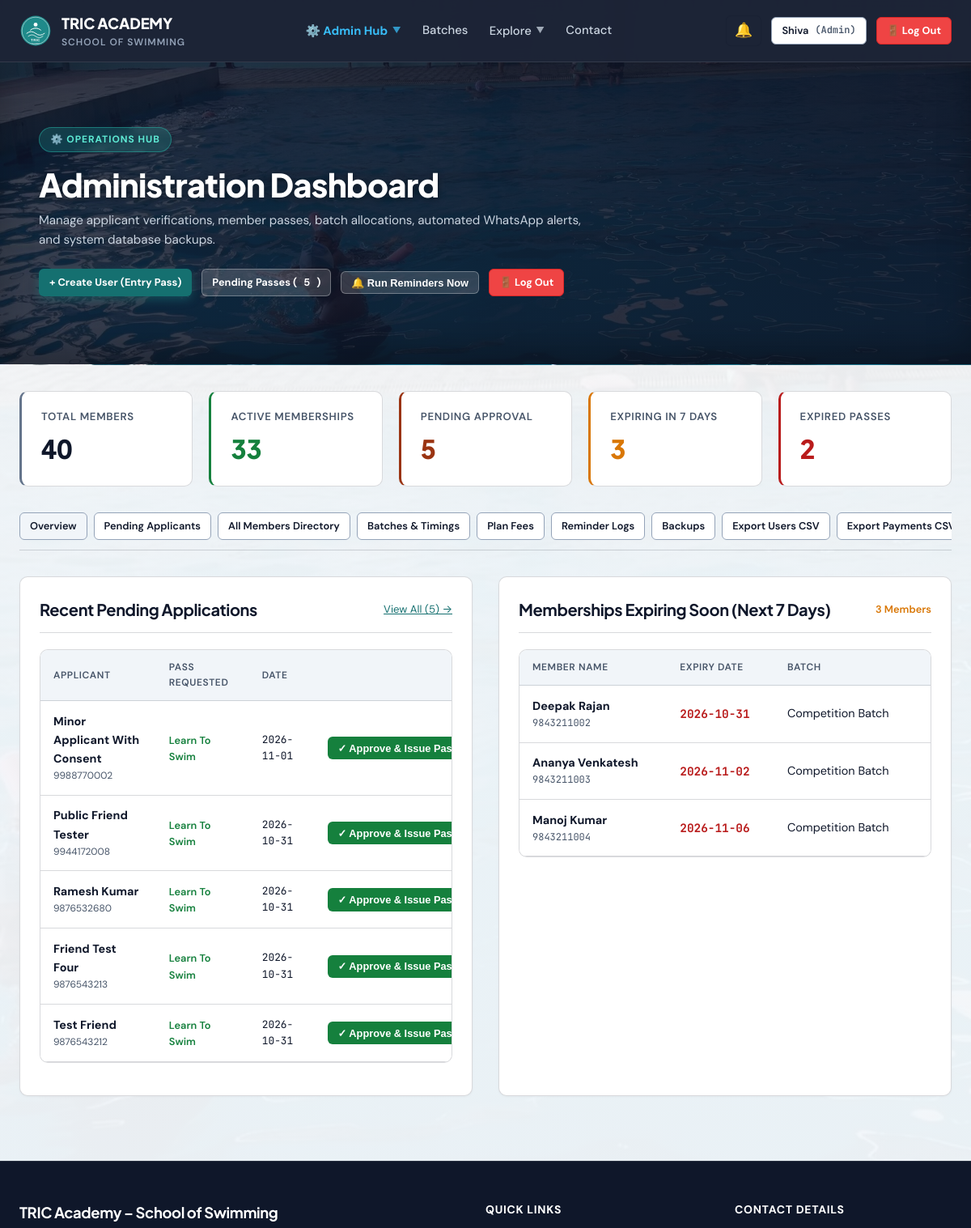
Page /admin (signed in, upper part) on the earlier database version.
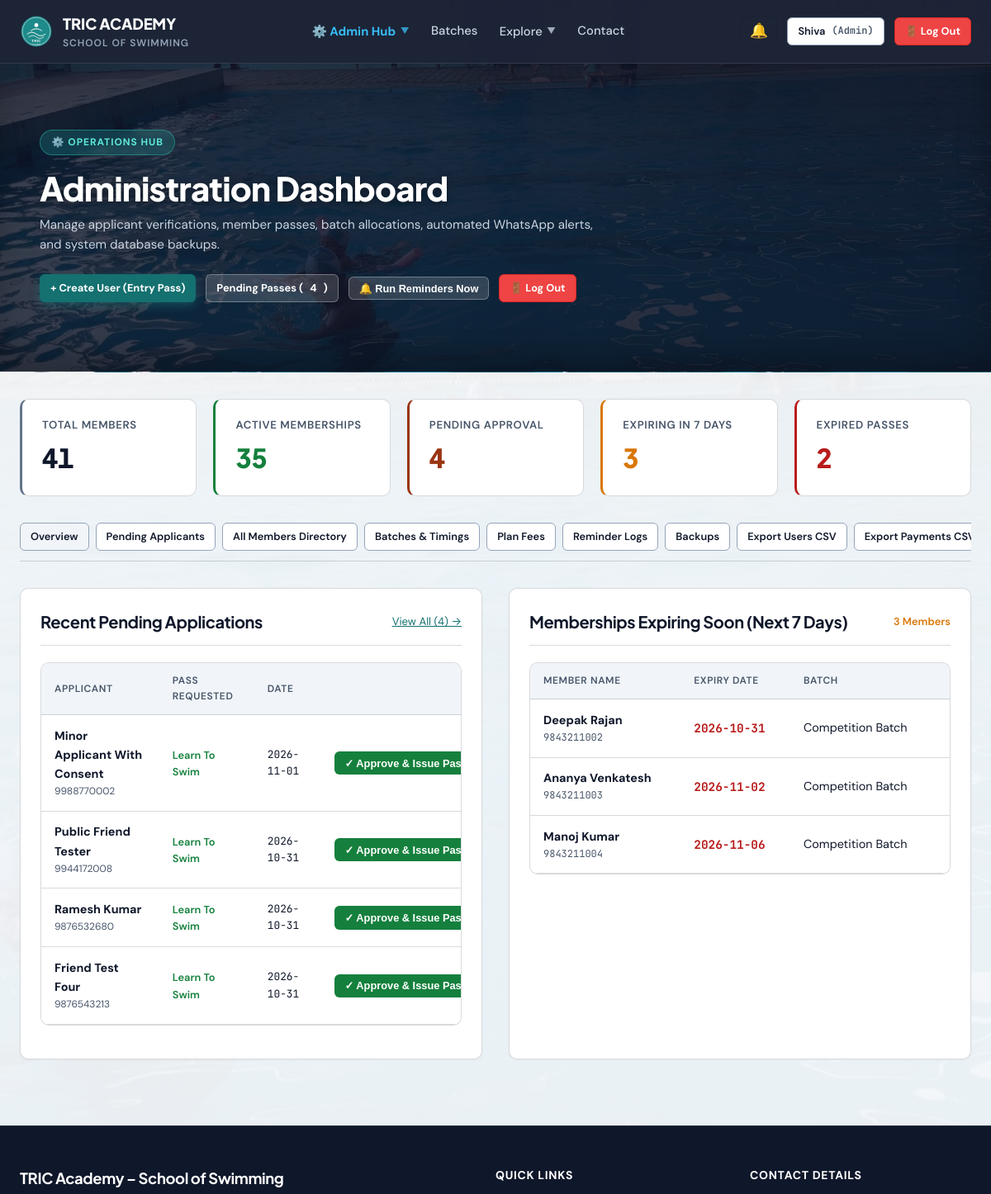
Same page on the later database version.
### tables this page shows
CREATE TABLE "users" (
    id INTEGER PRIMARY KEY AUTOINCREMENT,
    app_no TEXT UNIQUE NOT NULL,
    role TEXT CHECK(role IN ('member', 'coach', 'admin')) NOT NULL DEFAULT 'member',
    status TEXT CHECK(status IN ('pending', 'approved', 'deactivated')) NOT NULL DEFAULT 'pending',
    name TEXT NOT NULL,
    email TEXT NOT NULL,
    phone TEXT NOT NULL,
    password_hash TEXT NOT NULL,
    dob DATE,
    age INTEGER,
    address TEXT,
    pincode TEXT,
    guardian_name TEXT,
    guardian_occupation TEXT,
    experience TEXT,
    pass_type_requested TEXT CHECK(pass_type_requested IN ('learn_to_swim', 'competition')) DEFAULT 'learn_to_swim',
    sponsored INTEGER DEFAULT 0,
    sponsor_cert_filename TEXT,
    photo_filename TEXT,
    health_declared INTEGER DEFAULT 0,
    rules_agreed INTEGER DEFAULT 0,
    signature_name TEXT,
    place TEXT,
    application_date DATE DEFAULT (DATE('now')),
    email_verified INTEGER DEFAULT 0,
    email_token TEXT,
    phone_verified INTEGER DEFAULT 0,
    mock_otp TEXT,
    reset_token TEXT,
    reset_token_expiry DATETIME,
    created_at DATETIME DEFAULT CURRENT_TIMESTAMP,
    rules_confirmed_at DATETIME,
    parent_id INTEGER REFERENCES users(id)
, dpdp_consent INTEGER DEFAULT 0);

CREATE TABLE user_memberships (
    id INTEGER PRIMARY KEY AUTOINCREMENT,
    user_id INTEGER NOT NULL,
    plan_id INTEGER NOT NULL,
    batch_id INTEGER NOT NULL,
    start_date DATE NOT NULL,
    end_date DATE NOT NULL,
    is_active INTEGER DEFAULT 1,
    created_at DATETIME DEFAULT CURRENT_TIMESTAMP,
    FOREIGN KEY (user_id) REFERENCES users(id) ON DELETE CASCADE,
    FOREIGN KEY (plan_id) REFERENCES plans(id),
    FOREIGN KEY (batch_id) REFERENCES batches(id)
);

CREATE TABLE batches (
    id INTEGER PRIMARY KEY AUTOINCREMENT,
    name TEXT NOT NULL,
    timing_desc TEXT NOT NULL,
    coach_name TEXT,
    max_capacity INTEGER DEFAULT 25,
    is_competition INTEGER DEFAULT 0
);

### app.py (the view)
@app.route('/admin')
@role_required(['admin'])
def admin_dashboard():
    db = get_db()
    today = date.today()
    in_7_days = today + timedelta(days=7)
    total_users = db.execute("SELECT COUNT(*) AS c FROM users WHERE role = 'member'").fetchone()['c']
    active_users = db.execute(
        """
        SELECT COUNT(DISTINCT u.id) AS c
        FROM users u
        JOIN user_memberships m ON u.id = m.user_id AND m.is_active = 1
        WHERE u.status = 'approved' AND m.end_date >= ?
        """,
        (today,)
    ).fetchone()['c']
    pending_users = db.execute("SELECT COUNT(*) AS c FROM users WHERE status = 'pending'").fetchone()['c']
    expiring_7d = db.execute(
        """
        SELECT COUNT(DISTINCT u.id) AS c
        FROM users u
        JOIN user_memberships m ON u.id = m.user_id AND m.is_active = 1
        WHERE u.status = 'approved' AND m.end_date BETWEEN ? AND ?
        """,
        (today, in_7_days)
    ).fetchone()['c']
    expired_users = db.execute(
        """
        SELECT COUNT(DISTINCT u.id) AS c
        FROM users u
        JOIN user_memberships m ON u.id = m.user_id AND m.is_active = 1
        WHERE u.status = 'approved' AND m.end_date < ?
        """,
        (today,)
    ).fetchone()['c']
    recent_applicants = db.execute(
        "SELECT * FROM users WHERE status = 'pending' ORDER BY id DESC LIMIT 5"
    ).fetchall()
    expiring_list = db.execute(
        """
        SELECT u.id, u.name, u.phone, u.email, m.end_date, b.name AS batch_name, p.name AS plan_name
        FROM users u
        JOIN user_memberships m ON u.id = m.user_id AND m.is_active = 1
        JOIN batches b ON m.batch_id = b.id
        JOIN plans p ON m.plan_id = p.id
        WHERE u.status = 'approved' AND m.end_date BETWEEN ? AND ?
        ORDER BY m.end_date ASC
        LIMIT 10
        """,
        (today, in_7_days)
    ).fetchall()
    return render_template(
        'admin_dashboard.html',
        total_users=total_users,
        active_users=active_users,
        pending_users=pending_users,
        expiring_7d=expiring_7d,
        expired_users=expired_users,
        recent_applicants=recent_applicants,
        expiring_list=expiring_list
    )

### app.py (called while the page is built)
def get_db():
    if 'db' not in g:
        g.db = sqlite3.connect(DATABASE, timeout=30.0, detect_types=sqlite3.PARSE_DECLTYPES)
        g.db.row_factory = sqlite3.Row
        g.db.execute("PRAGMA busy_timeout = 30000")
        g.db.execute("PRAGMA journal_mode = WAL")
        g.db.execute("PRAGMA foreign_keys = ON")
    return g.db

def get_current_user():
    if session.get('logged_out'):
        return None
    uid = session.get('user_id')
    if not uid:
        return None
    db = get_db()
    user = db.execute(
        """
        SELECT u.*,
               m.id AS membership_id, m.plan_id, m.batch_id, m.start_date, m.end_date, m.is_active AS membership_active,
               b.name AS batch_name, b.is_competition,
               p.name AS plan_name, p.fee_amount
        FROM users u
        LEFT JOIN user_memberships m ON u.id = m.user_id AND m.is_active = 1
        LEFT JOIN batches b ON m.batch_id = b.id
        LEFT JOIN plans p ON m.plan_id = p.id
        WHERE u.id = ?
        """,
        (uid,)
    ).fetchone()
    return user

### templates/admin_dashboard.html (shortened to what the changed rows need)
{% extends "base.html" %}
{% block content %}
<div class="page-hero-banner">
  <div class="container" style="max-width: 1200px;">
    <div style="display: flex; justify-content: space-between; align-items: center; flex-wrap: wrap; gap: 1.5rem;">
      <div>
        <h1 style="color: #FFFFFF; margin: 0.25rem 0 0.5rem 0; font-size: clamp(1.8rem, 3.5vw, 2.5rem);">Administration Dashboard</h1>
      </div>
      <div style="display: flex; gap: 0.75rem; flex-wrap: wrap; align-items: center;">
        <a href="{{ url_for('admin_applicants') }}" class="btn btn-secondary btn-sm" style="background: rgba(255,255,255,0.15); border-color: rgba(255,255,255,0.3); color: #FFFFFF; font-weight: 700;">
          Pending Passes (<span id="heroPendingCount">{{ pending_users }}</span>)
        </a>
      </div>
    </div>
  </div>
</div>
<div class="container" style="padding-top: 2rem; padding-bottom: 5rem;">
  <div class="stat-grid">
    <div class="stat-box" style="border-left: 3px solid #64748B;">
      <div class="stat-label">Total Members</div>
      <div class="stat-value font-mono">{{ total_users }}</div>
    </div>
    <div class="stat-box" style="border-left: 3px solid var(--success);">
      <div class="stat-label">Active Memberships</div>
      <div class="stat-value font-mono" style="color: var(--success);">{{ active_users }}</div>
    </div>
    <div class="stat-box" style="border-left: 3px solid var(--warning);">
      <div class="stat-label">Pending Approval</div>
      <div class="stat-value font-mono" id="pendingApprovalStat" style="color: var(--warning);">{{ pending_users }}</div>
    </div>
  </div>
  <div class="admin-dual-grid">
    <div class="card">
      <div class="card-header">
        <a href="{{ url_for('admin_applicants') }}" style="font-size: 0.825rem; color: var(--brand-primary);">View All (<span id="pendingCountHeader">{{ pending_users }}</span>) →</a>
      </div>
      {% if recent_applicants %}
      <div class="table-container">
        <table class="data-table">
          <thead>
            <tr>
              <th>Applicant</th>
              <th>Pass Requested</th>
              <th>Date</th>
              <th style="text-align: right;">Action</th>
            </tr>
          </thead>
          <tbody>
            {% for a in recent_applicants %}
            <tr>
              <td>
                <div style="font-weight: 700;">{{ a.name }}</div>
                <div style="font-size: 0.75rem; color: var(--text-muted);">{{ a.phone }}</div>
              </td>
              <td>
                <span class="status-badge {{ 'status-competition' if a.pass_type_requested == 'competition' else 'status-active' }}">
                  {{ a.pass_type_requested|replace('_', ' ')|title }}
                </span>
              </td>
              <td class="font-mono" style="font-size: 0.8rem;">{{ a.application_date }}</td>
              <td style="text-align: right; white-space: nowrap;">
                <div style="display: inline-flex; gap: 0.45rem; align-items: center; justify-content: flex-end;">
                  <form action="{{ url_for('admin_quick_approve', user_id=a.id) }}" method="POST" class="quick-approve-form" data-user-id="{{ a.id }}" style="display: inline; margin: 0;">
                    <button type="submit" class="btn btn-primary btn-sm approve-pass-btn" id="approve-btn-{{ a.id }}" style="background-color: var(--success); font-weight: 700;">
                      ✓ Approve &amp; Issue Pass
                    </button>
                  </form>
                </div>
              </td>
            </tr>
            {% endfor %}
          </tbody>
        </table>
      </div>
      {% else %}
      <p style="text-align: center; color: var(--text-muted); padding: 2rem 0; font-size: 0.9rem;">
        No pending applications awaiting review.
      </p>
      {% endif %}
    </div>
    <div class="card">
      {% if expiring_list %}
      <div class="table-container">
        <table class="data-table">
          <thead>
            <tr>
              <th>Member Name</th>
              <th>Expiry Date</th>
              <th>Batch</th>
              <th style="text-align: right;">Expiry Action</th>
            </tr>
          </thead>
          <tbody>
            {% for m in expiring_list %}
            <tr>
              <td>
                <div style="font-weight: 700;">{{ m.name }}</div>
                <div class="font-mono" style="font-size: 0.75rem; color: var(--text-muted);">{{ m.phone }}</div>
              </td>
              <td class="font-mono" style="color: var(--danger); font-weight: 700;">
                {{ m.end_date }}
              </td>
              <td>{{ m.batch_name or 'General' }}</td>
              <td style="text-align: right;">
              </td>
            </tr>
            {% endfor %}
          </tbody>
        </table>
      </div>
      {% else %}
      <p style="text-align: center; color: var(--text-muted); padding: 2rem 0; font-size: 0.9rem;">
        No active memberships expiring within the next 7 days.
      </p>
      {% endif %}
    </div>
  </div>
</div>
{% endblock %}

Differences in the rows shown:
no longer on this page (row edited): users: name "Test Friend", phone "9876543212", pass_type_requested "Learn To Swim", application_date "2026-10-31"
Other differences:
{{ pending_users }}: "5" → "4"
{{ total_users }}: "40" → "41"
{{ active_users }}: "33" → "35"
